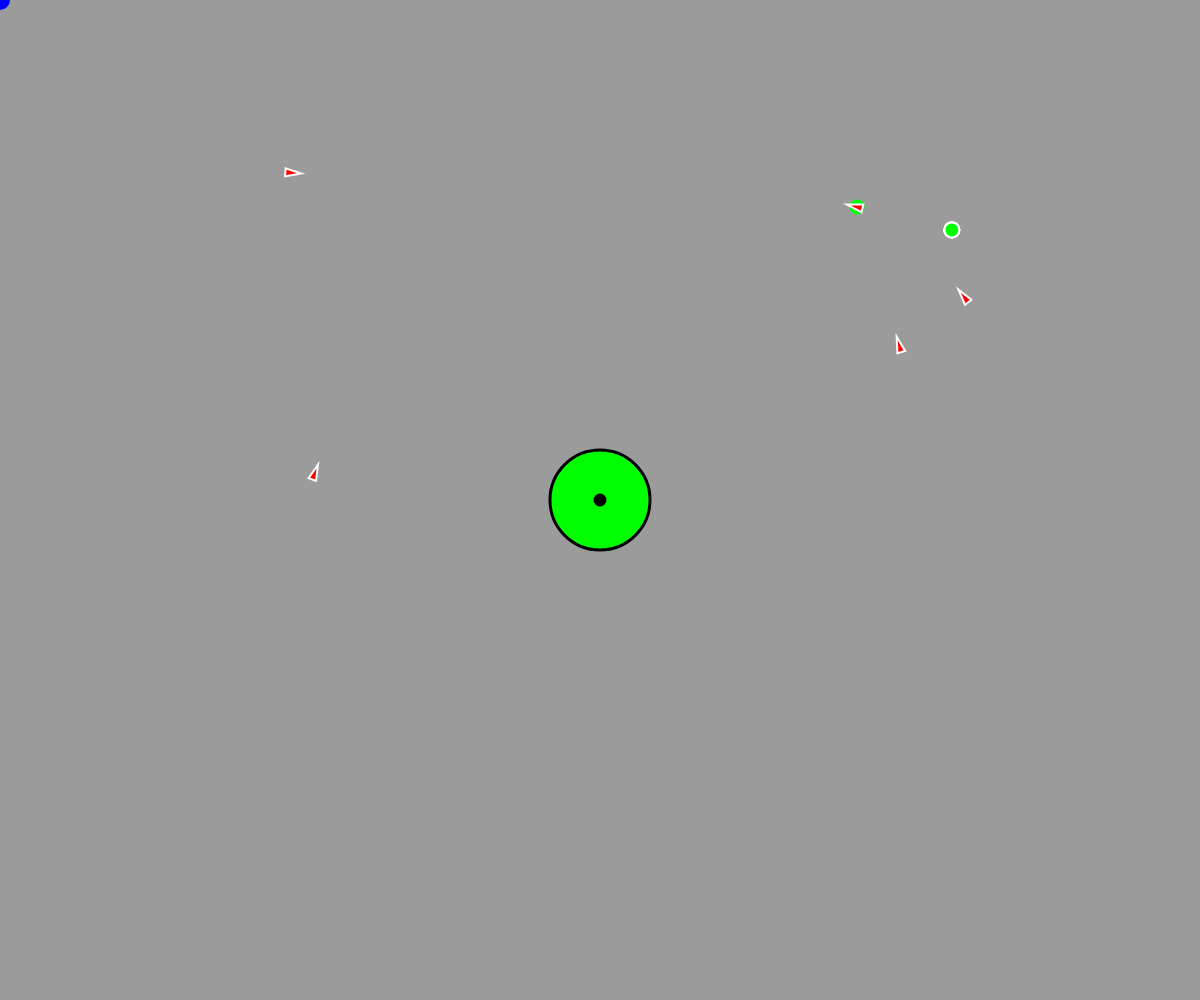
Frame 1 (no input)
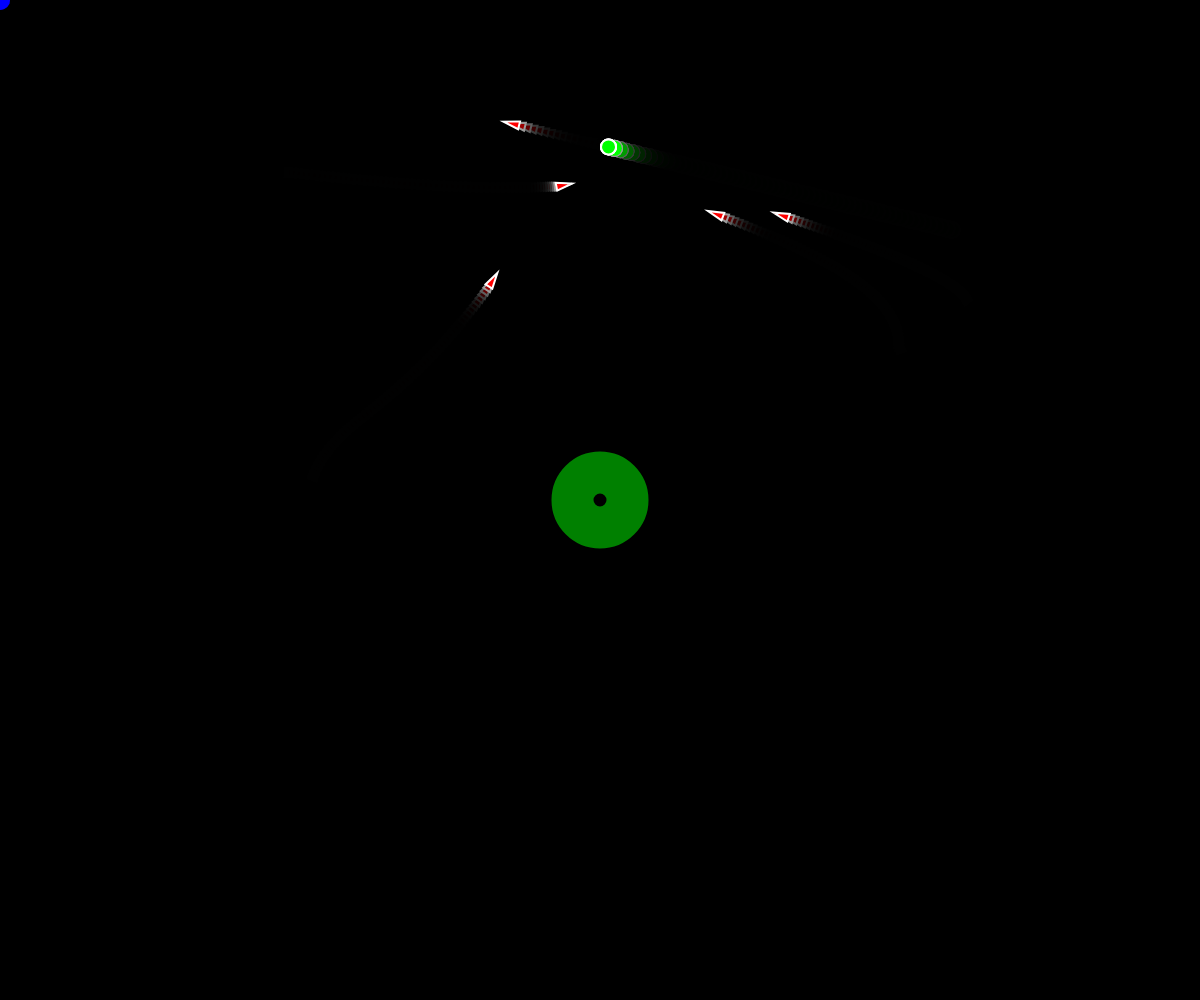
Frame 60 (no input)
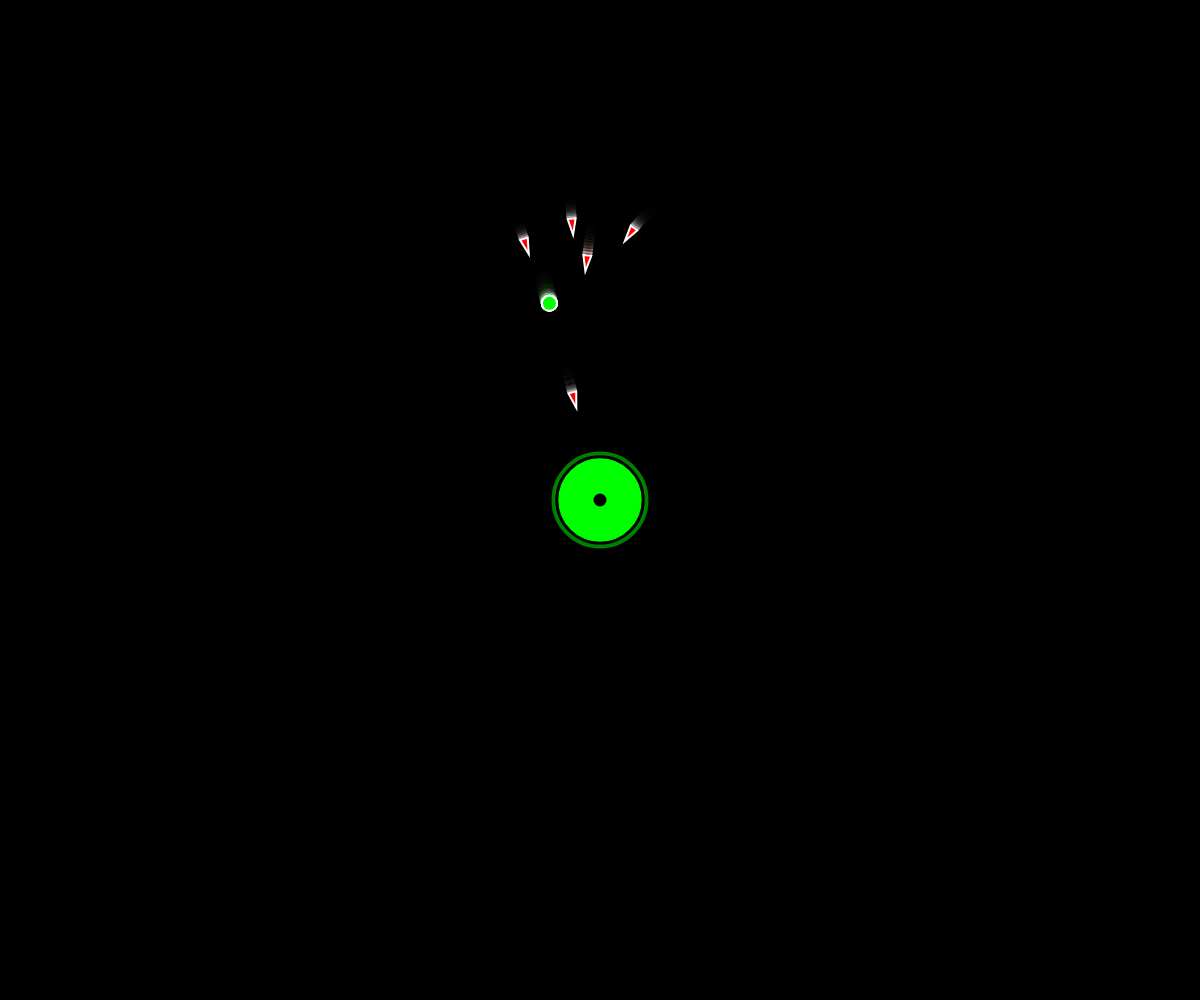
Frame 120 (the mouse pressed at the canvas centre since frame 60)

The p5.js sketch that drew these frames (run headless with seeded random() and noise() and a simulated clock; from frame 60 on, the mouse is pressed at the canvas centre):

// p5.js sketch
// ── sketch.js
// Déclaration des variables globales
let vehicle  
let target  
let follow;
let vehicles=[];
let obstacles = [];
let sliderVitesseMaxCible;

function setup() {

  // Initialisation du canvas pour prondre la taille de l'écran
  createCanvas(windowWidth, windowHeight);

  // Initialisation du slider pour la vitesse initial de 6
  sliderVitesseMaxCible = createSlider(1, 10, 6, 0.1);

  // On cree 5 vehicles avec des positions aléatoires
   for(let i =0;i<5;i++){
    let v= new Vehicle(random(width),random(height));
    v.maxSpeed=5;
    v.maxForce=2;
    vehicles.push(v);
   }

  // On cree un obstalce au milieu de l'écran
  obstacle = new Obstacle(width / 2, height / 2, 50);
  obstacles.push(obstacle);

}

function draw() {
  // changer le dernier param (< 100) pour effets de trainée
  background(0, 0, 0, 100);

  // Cible qui suit la souris, cercle blue de rayon 20
  target = createVector(mouseX, mouseY);
  fill(0,0,255);
  noStroke();
  ellipse(target.x, target.y, 20);

  // dessin des obstacles
  obstacles.forEach(o => {
    o.show();
  });

  // dessin des vehicules
  for(let i =0;i<vehicles.length;i++){
    let v= vehicles[0].vel.copy();
    v.normalize();
    v.mult(-100);
    v.add(vehicles[0].pos);
    fill(0,255,0);
    circle(v.x,v.y,15);

    // Ajustement de la vitesse maximale des véhicules selon la valeur du slider
    vehicles[i].maxSpeed = sliderVitesseMaxCible.value();

    // Application des comportements pour le premier véhicule (Leader)
    if(i===0)
    {
      vehicles[i].applyBehaviors(target, obstacles, vehicles);
      let steering =vehicles[i].arrive(target);
      vehicles[i].applyForce(steering);
    }

    // Application des comportements pour les autres véhicules
    else{
    let avoidForce = vehicles[i].avoid(vehicles[0]);
    avoidForce.mult(0.3)
    vehicles[i].applyForce(avoidForce);
    
    // pour la séparation des vehicles
    let separation = vehicles[i].separation(vehicles);
      separation.mult(0.2);
      vehicles[i].applyForce(separation);
      let steering =vehicles[i].arrive(v);
      steering.mult(0.6);
      vehicles[i].applyForce(steering);
     
      let vehiculePrecedent = vehicles[i-1];
      // On prend la vitesse du précédent et on en fait une copie
      let pointDerriere = vehiculePrecedent.vel.copy();
      // on le normalise
      pointDerriere.normalize();
      // et on le multiplie par une distance derrière le vaisseau
      pointDerriere.mult(-30);
      // on l'ajoute à la position du vaisseau
      pointDerriere.add(vehiculePrecedent.pos);

      //pour éviter les obstacles
      vehicles[i].applyBehaviors(pointDerriere, obstacles, vehicles);
     
    }
   
    // Mise à jour et affichage des véhicules
    vehicles[i].update();
    vehicles[i].show();
   }
 

   
}

// Fonction appelée lors du clic de la souris
function mousePressed() {
   // Création d'un nouvel obstacle à la position de la souris avec un rayon aléatoire
  obstacle = new Obstacle(mouseX, mouseY, random(5, 60));
  obstacles.push(obstacle);
}

// Fonction appelée lors de l'appui sur une touche du clavier
function keyPressed() {
  // Ajout d'un nouveau véhicule avec une position aléatoire lors de l'appui sur la touche "v"
  if (key == "v") {
    vehicles.push(new Vehicle(random(width), random(height)));
  }
  // Inversion du mode de débogage lors de l'appui sur la touche "d"
  if (key == "d") {
    Vehicle.debug = !Vehicle.debug;
  }
}

// ── obstacle.js
// Définition de la classe Obstacle
class Obstacle {
  // Constructeur de la classe
  constructor(x, y, r) {
    // Position de l'obstacle
    this.pos = createVector(x, y);
    // Rayon de l'obstacle
    this.r = r;
    // Couleur de l'obstacle (vert par défaut)
    this.color = color(0, 255, 0);
  }

  // Méthode pour afficher l'obstacle
  show() {
    // Sauvegarde de la configuration graphique actuelle
    push();
    // Remplissage avec la couleur de l'obstacle
    fill(this.color);
    // Contour noir
    stroke(0);
    // Épaisseur du contour
    strokeWeight(3);
    // Dessin d'un cercle à la position de l'obstacle avec un diamètre égal à deux fois le rayon
    ellipse(this.pos.x, this.pos.y, this.r * 2);
    // Dessin d'un cercle noir au centre de l'obstacle pour ajouter un détail visuel
    fill(0);
    ellipse(this.pos.x, this.pos.y, 10);
    // Restauration de la configuration graphique précédente
    pop();
  }
}

// ── vehicle.js
// Définition de la classe Vehicle
class Vehicle {
  // Propriété statique pour activer ou désactiver le mode débogage
  static debug = false;
  // Constructeur de la classe, initialisation des propriétés
  constructor(x, y) {
    // position du véhicule
    this.pos = createVector(x, y);
    // vitesse du véhicule
    this.vel = createVector(0, 0);
    // accélération du véhicule
    this.acc = createVector(0, 0);
    // vitesse maximale du véhicule
    this.maxSpeed = 4;
    // force maximale appliquée au véhicule
    this.maxForce = 0.4;
    // Rayon pour le dessin du véhicule
    this.r_pourDessin = 10;
    // à peu près en secondes
    this.dureeDeVie = 5;
     // Poids pour le comportement "arrive"
    this.weightArrive = 0.3;
    // Poids pour le comportement "Avoidobstacle"
    this.weightObstacle = 0.9;
    // Rayon du véhicule pour l'évitement
    this.r_pourDessin = 8;
    // rayon du véhicule pour l'évitement
    this.r = this.r_pourDessin * 3;

    // Pour évitement d'obstacle
    this.largeurZoneEvitementDevantVaisseau = 40;
    this.rayonZoneDeFreinage = 200;
    this.perceptionRadius=100;
  }

  // Méthode pour échapper à un autre véhicule
  evade(vehicle) {
    let pursuit = this.pursue(vehicle);
    pursuit.mult(-1);
    return pursuit;
  }

  // Méthode pour poursuivre un autre véhicule
  pursue(vehicle) {
    let target = vehicle.pos.copy();
    let prediction = vehicle.vel.copy();
    prediction.mult(10);
    target.add(prediction);
    fill(0, 255, 0);
    circle(target.x, target.y, 16);
    return this.seek(target);
  }

   // Méthode pour gérer la séparation entre les véhicules
  separation(boids) {
    let steering = createVector();
    let total = 0;
    for (let other of boids) {
      let d = dist(this.pos.x, this.pos.y, other.pos.x, other.pos.y);
      if (other != this && d < this.perceptionRadius) {
        let diff = p5.Vector.sub(this.pos, other.pos);
        diff.div(d * d);
        steering.add(diff);
        total++;
      }
    }
    if (total > 0) {
      steering.div(total);
      steering.setMag(this.maxSpeed);
      steering.sub(this.vel);
      steering.limit(this.maxForce);
    }
    return steering;
  }

  // on fait une méthode applyBehaviors qui applique les comportements
  // seek et avoid
  applyBehaviors(target, obstacles) {

    let arriveForce = this.arrive(target);
    let avoidForce = this.avoidAmeliore(obstacles, vehicles, false);

    // Multiplication par les poids correspondants
    arriveForce.mult(this.weightArrive);
    avoidForce.mult(this.weightObstacle);
    
    // Application des forces résultantes
    this.applyForce(arriveForce);
    this.applyForce(avoidForce);
  }

  // Méthode améliorée pour l'évitement d'obstacle
  avoidAmeliore(obstacles, vehicules, vehiculesAsObstacles = false) {
    // calcul d'un vecteur ahead devant le véhicule
    let ahead = this.vel.copy();
    ahead.normalize();
    ahead.mult(20 * this.vel.mag() * 0.8);

    // Deuxième vecteur deux fois plus petit
    let ahead2 = ahead.copy();
    ahead2.mult(0.5);

    // on les dessine
    if (Vehicle.debug) {
      this.drawVector(this.pos, ahead, "lightblue");
      this.drawVector(this.pos, ahead2, "red");
    }

    // Detection de l'obstacle le plus proche
    let obstacleLePlusProche = this.getObstacleLePlusProche(obstacles);
    let vehiculeLePlusProche = this.getVehiculeLePlusProche(vehicules);

    // On calcule la distance entre le cercle et le bout du vecteur ahead
    let pointAuBoutDeAhead = p5.Vector.add(this.pos, ahead);
    let pointAuBoutDeAhead2 = p5.Vector.add(this.pos, ahead2);

    // On dessine ce point pour debugger
    if (Vehicle.debug) {
      fill("red");
      noStroke();
      circle(pointAuBoutDeAhead.x, pointAuBoutDeAhead.y, 10);

      // On dessine la zone d'évitement
      // On trace une ligne large qui va de la position du vaisseau
      // jusqu'au point au bout de ahead
      stroke(color(255, 200, 0, 90)); // gros, semi transparent
      line(this.pos.x, this.pos.y, pointAuBoutDeAhead.x, pointAuBoutDeAhead.y);
    }
    let distance1 = pointAuBoutDeAhead.dist(obstacleLePlusProche.pos);
    let distance2 = pointAuBoutDeAhead2.dist(obstacleLePlusProche.pos);
    // on tient compte aussi de la position du vaisseau
    let distance3 = this.pos.dist(obstacleLePlusProche.pos);
    let distance4 = Infinity;
    if(vehiculeLePlusProche) {
      distance4 = this.pos.dist(vehiculeLePlusProche.pos);
    } 

    let plusPetiteDistance = min(distance1, distance2);
    plusPetiteDistance = min(plusPetiteDistance, distance3)

    // la plus petite distance est bien celle par rapport à l'obstacle
    // le plus proche

    // point de référence = point au bout de ahead, de ahead2 ou pos
    let pointDeReference;
    if (distance1 < distance2) {
      pointDeReference = pointAuBoutDeAhead;
    } else {
      pointDeReference = pointAuBoutDeAhead2;
    }
    if ((distance3 < distance1) && (distance3 < distance2)) {
      pointDeReference = this.pos;
    }
    // alerte rouge que si vaisseau dans obstacle
    let alerteRougeVaisseauEnCollisionAvecObstacleLePlusProche = (distance3 < obstacleLePlusProche.r);

    // Si le vaisseau n'est pas dans l'obstacle
    // on peut éventuellement considérer le vehicule le plus proche
    // comme l'obstacle à éviter, seulement s'il est plus proche
    // que l'obstacle le plus proche
    if(vehiculesAsObstacles) {
      if (!alerteRougeVaisseauEnCollisionAvecObstacleLePlusProche) {
        let distanceAvecVehiculeLePlusProche = distance4;
        let distanceAvecObstacleLePlusProche = distance3;
  
        if (distanceAvecVehiculeLePlusProche < distanceAvecObstacleLePlusProche) {
          obstacleLePlusProche = vehiculeLePlusProche;
          plusPetiteDistance = distanceAvecVehiculeLePlusProche;
        }
      }
    }
    

    // si la distance est < rayon de l'obstacle le plus proche
    // il y a collision possible et on dessine l'obstacle en rouge
    if (plusPetiteDistance < obstacleLePlusProche.r + this.largeurZoneEvitementDevantVaisseau) {
      // collision possible
      obstacleLePlusProche.color = "red";
      // calcul de la force d'évitement. C'est un vecteur qui va
      // du centre de l'obstacle vers le point au bout du vecteur ahead
      let force = p5.Vector.sub(pointDeReference, obstacleLePlusProche.pos);

      if (Vehicle.debug) {
        // on le dessine pour vérifier qu'il est ok (dans le bon sens etc)
        this.drawVector(obstacleLePlusProche.pos, force, "yellow");
      }

      // Dessous c'est l'ETAPE 2 : le pilotage (comment on se dirige vers la cible)
      // on limite ce vecteur à la longueur maxSpeed
      force.setMag(this.maxSpeed);
      // on calcule la force à appliquer pour atteindre la cible
      force.sub(this.vel);
      // on limite cette force à la longueur maxForce
      force.limit(this.maxForce);

      if (alerteRougeVaisseauEnCollisionAvecObstacleLePlusProche) {
        force.setMag(this.maxForce * 2);
      }
      return force;
    } else {
      // pas de collision possible
      obstacleLePlusProche.color = "green";
      return createVector(0, 0);
    }
  }

   // Méthode pour obtenir l'obstacle le plus proche
  getObstacleLePlusProche(obstacles) {
    let plusPetiteDistance = 100000000;
    let obstacleLePlusProche;

    obstacles.forEach(o => {
      // Je calcule la distance entre le vaisseau et l'obstacle
      const distance = this.pos.dist(o.pos);
      if (distance < plusPetiteDistance) {
        plusPetiteDistance = distance;
        obstacleLePlusProche = o;
      }
    });

    return obstacleLePlusProche;
  }

  // Méthode pour obtenir le véhicule le plus proche
  getVehiculeLePlusProche(vehicules) {
    let plusPetiteDistance = Infinity;
    let vehiculeLePlusProche;

    vehicules.forEach(v => {
      if (v != this) {
        // Je calcule la distance entre le vaisseau et le vehicule
        const distance = this.pos.dist(v.pos);
        if (distance < plusPetiteDistance) {
          plusPetiteDistance = distance;
          vehiculeLePlusProche = v;
        }
      }
    });

    return vehiculeLePlusProche;
  }


  getClosestObstacle(pos, obstacles) {
    // on parcourt les obstacles et on renvoie celui qui est le plus près du véhicule
    let closestObstacle = null;
    let closestDistance = 1000000000;
    for (let obstacle of obstacles) {
      let distance = pos.dist(obstacle.pos);
      if (closestObstacle == null || distance < closestDistance) {
        closestObstacle = obstacle;
        closestDistance = distance;
      }
    }
    return closestObstacle;
  }


  // Méthode pour arriver à une target
  arrive(target) {
    // 2nd argument true enables the arrival behavior
    return this.seek(target, true);
  }

  // Méthode pour fuir une target
  flee(target) {
    return this.seek(target).mult(-1);
  }

  // Méthode pour rechercher une target
  seek(target, arrival = false) {
    let force = p5.Vector.sub(target, this.pos);
    let desiredSpeed = this.maxSpeed;
    
    if (arrival) {

      
      let rayon = this.rayonZoneDeFreinage;

      // - dessiner le cercle de rayon 100 autour du véhicule
      if(Vehicle.debug)
      {
        noFill();
        stroke(255)
        circle(this.pos.x, this.pos.y, rayon);
      }
     


      
      // - calcul de la distance entre la cible et le véhicule
      let distance = p5.Vector.dist(this.pos, target);

      // - si distance < rayon du cercle, alors on modifie desiredSPeed
      // qui devient inversement proportionnelle à la distance.
      // si d = rayon alors desiredSpeed = maxSpeed
      // si d = 0 alors desiredSpeed = 0

      if(distance < rayon) {
        desiredSpeed = map(distance, 0, rayon, 0, this.maxSpeed);
      }
    }

    force.setMag(desiredSpeed);
    force.sub(this.vel);
    force.limit(this.maxForce);
    return force;
  }

  // Méthode pour appliquer une force au véhicle
  applyForce(force) {
    this.acc.add(force);
  }

  // Méthode pour mettre à jour la position, la vitesse, et l'accélération du véhicle
  update() {
    this.vel.add(this.acc);
    this.vel.limit(this.maxSpeed);
    this.pos.add(this.vel);
    this.acc.set(0, 0);
  }

  // Méthode pour afficher le véhicle
  show() {
    stroke(255);
    strokeWeight(2);
    fill(255,0,0);
    push();
    translate(this.pos.x, this.pos.y);
    rotate(this.vel.heading());
    triangle(-this.r_pourDessin, -this.r_pourDessin / 2, -this.r_pourDessin, this.r_pourDessin / 2, this.r_pourDessin, 0);
    pop();
  }

  // Méthode pour gérer les bords de l'écran
  edges() {
    if (this.pos.x > width + this.r) {
      this.pos.x = -this.r;
    } else if (this.pos.x < -this.r) {
      this.pos.x = width + this.r;
    }
    if (this.pos.y > height + this.r) {
      this.pos.y = -this.r;
    } else if (this.pos.y < -this.r) {
      this.pos.y = height + this.r;
    }
  }

   // Méthode pour éviter un autre véhicule
  avoid(vehicule) {
    // calcul d'un vecteur ahead devant le véhicule
    // il regarde par exemple 50 frames devant lui
    let ahead = vehicule.vel.copy();
    ahead.normalize();
    ahead.mult(50);

    if(Vehicle.debug){
    // on le dessine
    this.drawVector(vehicule.pos, ahead, "lightblue");
    }
    

    // On calcule la distance entre le cercle et le bout du vecteur ahead
    let pointAuBoutDeAhead = p5.Vector.add(vehicule.pos, ahead);
    if(Vehicle.debug){

      // On dessine ce point pour debugger
      fill("green");
      noStroke();
      circle(pointAuBoutDeAhead.x, pointAuBoutDeAhead.y, 20);
   

    // On dessine la zone d'évitement
    // On trace une ligne large qui va de la position du vaisseau
    // jusqu'au point au bout de ahead
    stroke(color(10, 120, 0, 30)); // gros, semi transparent
    strokeWeight(1);
    line(vehicule.pos.x, vehicule.pos.y, pointAuBoutDeAhead.x, pointAuBoutDeAhead.y);
  }
    let distance = pointAuBoutDeAhead.dist(vehicule.pos);
    //console.log("distance = " + distance)

    // si la distance est < rayon de l'obstacle
    if (distance < vehicule.r + this.largeurZoneEvitementDevantVaisseau + this.r ) {
      // calcul de la force d'évitement. C'est un vecteur qui va
      // du centre de l'obstacle vers le point au bout du vecteur ahead
      let force = p5.Vector.sub(pointAuBoutDeAhead, vehicule.pos);
      // on le dessine pour vérifier qu'il est ok (dans le bon sens etc)
      if(Vehicle.debug){

      this.drawVector(vehicule.pos, force, "red");
      }
      // Dessous c'est l'ETAPE 2 : le pilotage (comment on se dirige vers la cible)
      // on limite ce vecteur à la longueur maxSpeed
      force.setMag(this.maxSpeed);
      // on calcule la force à appliquer pour atteindre la cible
      force.sub(this.vel);
      // on limite cette force à la longueur maxForce
      force.limit(this.maxForce);
      return force;
    } else {
      // pas de collision possible
      return createVector(0, 0);
    }
  }

  // Méthode pour dessiner un vecteur
  drawVector(pos, v, color) {
    push();
    // Dessin du vecteur vitesse
    // Il part du centre du véhicule et va dans la direction du vecteur vitesse
    strokeWeight(3);
    stroke(color);
    line(pos.x, pos.y, pos.x + v.x, pos.y + v.y);
    // dessine une petite fleche au bout du vecteur vitesse
    let arrowSize = 5;
    translate(pos.x + v.x, pos.y + v.y);
    rotate(v.heading());
    translate(-arrowSize / 2, 0);
    triangle(0, arrowSize / 2, 0, -arrowSize / 2, arrowSize, 0);
    pop();
  }

}


// Définition de la classe Target qui hérite de la classe Vehicle
class Target extends Vehicle {
  constructor(x, y) {
    super(x, y);
    this.vel = p5.Vector.random2D();
    this.vel.mult(5);
  }
  
// Méthode pour afficher la cible
  show() {
    stroke(255);
    strokeWeight(2);
    fill("#F063A4");
    push();
    translate(this.pos.x, this.pos.y);
    circle(0, 0, this.r * 2);
    pop();
  }
}
